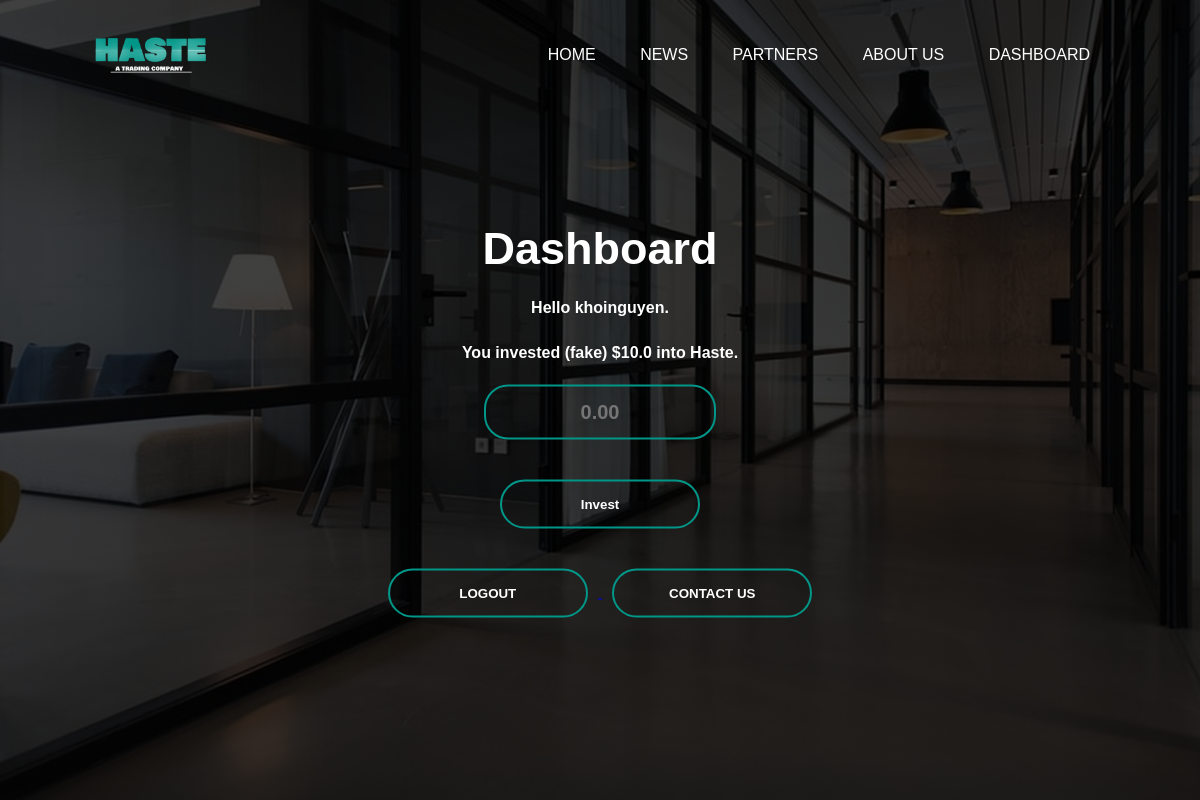
Page /dashboard (signed in) on the earlier database version.
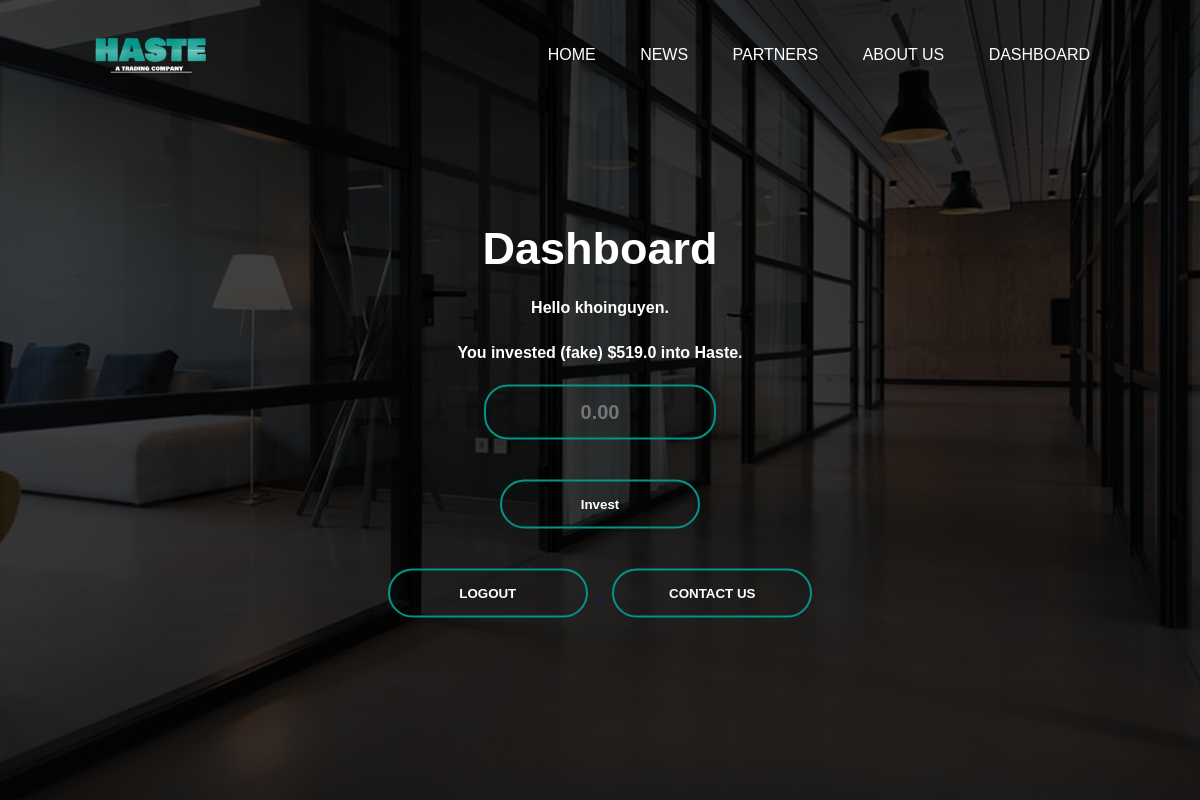
Same page on the later database version.
### app.py (models this page shows)
class user(db.Model, UserMixin):
    id = db.Column(db.Integer, primary_key=True)
    username = db.Column(db.String(20), unique=True, nullable = False)
    password = db.Column(db.String(80), nullable = False)
    amount_invested = db.Column(db.Float, nullable = False)
    date_created = db.Column(db.DateTime, default=datetime.utcnow)

### app.py (the view, shortened to what this page needs)
@app.route('/dashboard', methods=['GET', 'POST'])
def dashboard():
    form = DashboardForm()
    return render_template("dashboard.html", form=form)

### app.py
class DashboardForm(FlaskForm):
    invested_input = DecimalField(validators=[ InputRequired()], places=2, rounding=None, render_kw={"placeholder": "0.00"})
    submit = SubmitField('Invest')

### app.py (called while the page is built)
@login_manager.user_loader
def load_user(user_id):
    return user.query.get(int(user_id))

### templates/dashboard.html (shortened to what this page needs)
<!DOCTYPE html>
<html lang="en">
<head>
    <link rel="stylesheet" href="{{ url_for('static', filename='css/dashboard.css') }}">
</head>
<body>
    <div class="banner">
        <div class="navbar">
            <img src="static/css/logo.png" class="logo">
            <ul>
                <li><a href="{{ url_for('index') }}">Home</a></li>
                <li><h1></h1><a href="{{ url_for('news') }}">News</a></li>
                <li><a href="{{ url_for('partners') }}">Partners</a></li>
                <li><a href="{{ url_for('aboutus') }}">About Us</a></li>
                {% if current_user.is_authenticated %}
                <li><a href="{{ url_for('dashboard') }}">Dashboard</a></li>
                {% endif %}
            </ul>
        </div>
        <div class="content">
            <h1>Dashboard</h1>
            {% if current_user.is_authenticated %}
            <p>Hello {{ current_user.username }}.</p>
            <p>You invested (fake) ${{ current_user.amount_invested }} into Haste.</p>
            <form method="POST" action="">
                {{ form.invested_input }}
                {{ form.submit }}
            </form>
            <a href="{{ url_for('logout') }}">
                <button type="button">LOGOUT</button>
            </a>
            <a href="http://www.fullerton.edu/">
                <button type="button">CONTACT US</button>
            </a>
            {% endif %}
        </div>
    </div>
</body>
</html>

### static/css/dashboard.css (style rules this page uses)
* { margin: 0; padding: 0; font-family: sans-serif; }
.banner { width: 100%; height: 100vh; background-image: linear-gradient(rgba(0,0,0,0.75),rgba(0,0,0,0.75)),url(background.jpg); background-size: cover; background-position: center; }
.navbar { width: 85%; margin: auto; padding: 35px 0; display: flex; align-items: center; justify-content: space-between; }
.logo { width: 120px; cursor: pointer; }
.navbar ul li { list-style: none; display: inline-block; margin: 0 20px; position: relative; }
.navbar ul li a { text-decoration: none; color: #fff; text-transform: uppercase; }
.navbar ul li::after { content: ''; height: 3px; width: 0; background: #009688; position: absolute; left: 0; bottom: -10px; transition: 0.3s; }
.content input[type ="number"],.content input[type="invested_input"] { border: 0; background: none; display: block; margin: 20px auto; text-align: center; border: 2px solid #009688; padding: 14px 14px; width: 200px; font-size: 20px; outline: none; color: white; border-radius: 24px; transition: 0.25s; font-weight: 600; }
.content { width: 100%; position: absolute; top: 50%; transform: translateY(-50%); text-align: center; color:#fff; }
.content h1 { font-size: 45px; margin-top: 60px; font-weight: 700; }
.content p { margin: 20px auto; font-weight: 700; line-height: 25px; }
.content input[type = "submit"] { width: 200px; padding: 15px 0; text-align: center; margin: 20px 10px; border-radius: 25px; font-weight: bold; border: 2px solid #009688; background: transparent; color: #fff; cursor: pointer; position: relative; overflow: hidden; }
button { width: 200px; padding: 15px 0; text-align: center; margin: 20px 10px; border-radius: 25px; font-weight: bold; border: 2px solid #009688; background: transparent; color: #fff; cursor: pointer; position: relative; overflow: hidden; }

Differences in the rows shown:
changed user "khoinguyen": amount_invested "10.0" → "519.0"
